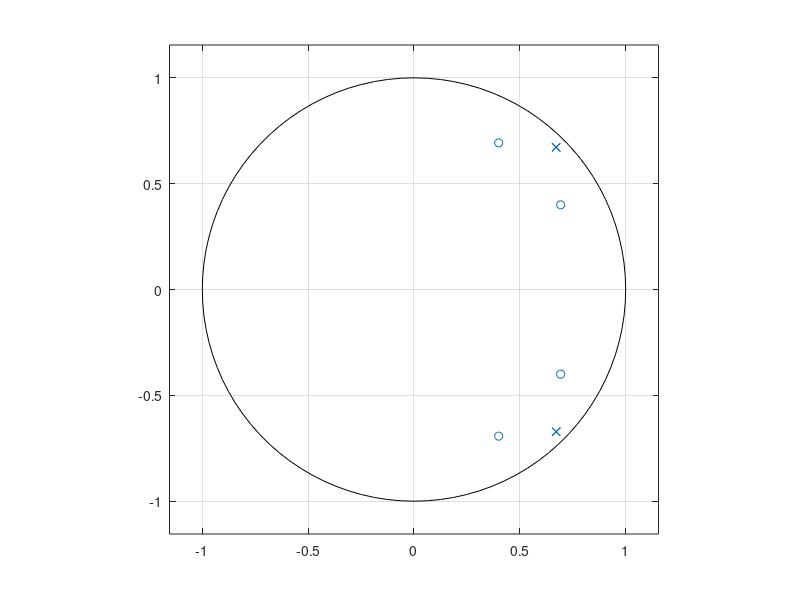
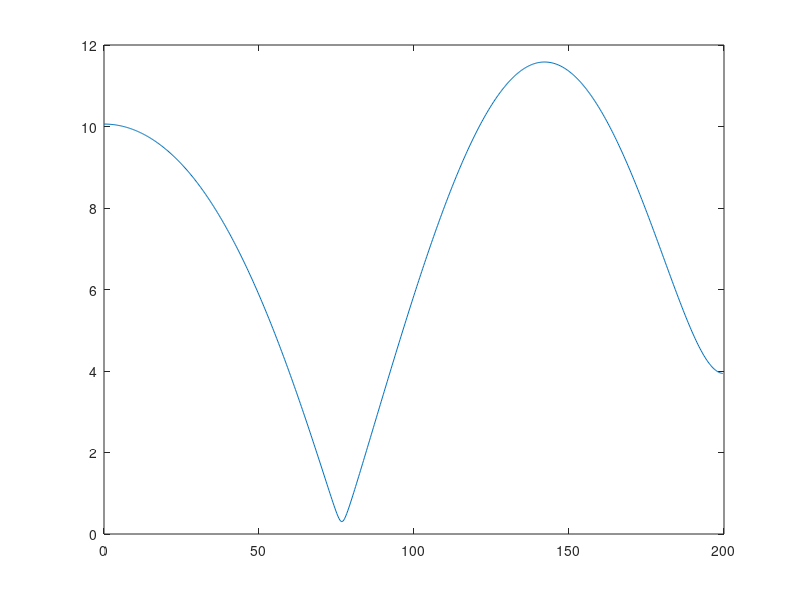
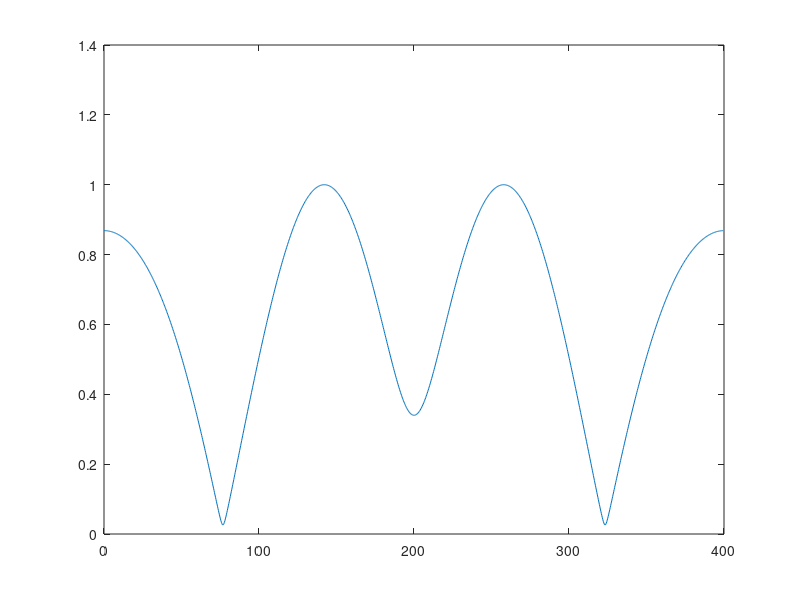
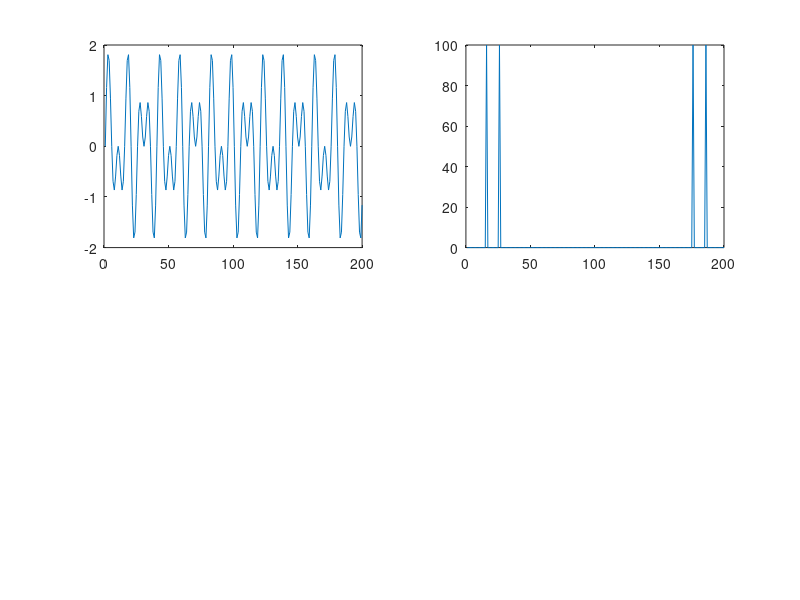

Here is the MATLAB script that generated these plots, in order: (Note: this script raises an error after producing the figures.)
%Los polos y los ceros son las raices de los polinomios A y B los cuales forman la fraccion que define al filtro

%Polos - A
%paso de cordenadas polares (los grados los paso a radianes) a cartesianas y armo cada una de las raices
r1= 0.95;
r2= 0.80;

x=r1*cos(45*pi/180);
y=r1*sin(45*pi/180);
ra1 = x + i*y;

x=r1*cos(45*pi/180);
y=r1*sin(45*pi/180);
ra2 = x + i*y;

x=r1*cos(-45*pi/180);
y=r1*sin(-45*pi/180);
ra3 = x + i*y;

x=r1*cos(-45*pi/180);
y=r1*sin(-45*pi/180);
ra4 = x + i*y;

polos= [ra4 ra3 ra2 ra1];

%Ceros - B
x=r2*cos(30*pi/180);
y=r2*sin(30*pi/180);
rb1 = x + i*y;

x=r2*cos(-30*pi/180);
y=r2*sin(-30*pi/180);
rb2 = x + i*y;

x=r2*cos(60*pi/180);
y=r2*sin(60*pi/180);
rb3 = x + i*y;

x=r2*cos(-60*pi/180);
y=r2*sin(-60*pi/180);
rb4 = x + i*y;

ceros= [rb4 rb3 rb2 rb1];

%Armo los polinomios A y B a partir de las raices
A = real(poly(polos));
B = real(poly(ceros));

% a) Grafico el Diagrama de polos y ceros
figure(1,"name","Polos y Ceros");
zplane(B,A);


%Armo H(z)
%Hz = B(4)*z^3 + B(3)*z^2 + B(2)*z + B(1) / A(4)*z^3 + A(3)*z^2 + A(2)*z + A(1) 
% O armado con multiplicacion de monomios formados con las raices
%Hz = (z-rb1)*(z-rb2)*(z-rb3)*(z-rb4) / (z-ra1)*(z-ra2)*(z-ra3)*(z-ra4)

Fm = 200;
T = 1/Fm;
w = 0:T:pi-T;
z = exp(j*w);

Hz = B(4)*z.^-3 + B(3)*z.^-2 + B(2)*-z + B(1) / A(4)*z.^-3 + A(3)*z.^-2 + A(2)*-z + A(1); 

% b) Grafico la respuesta en frecuencia H(z)
figure(2,"name","Respuesta en frecuencia de 0 a PI sin normalizar");
plot(w*Fm/pi,abs(Hz));

% c) Normalizo la Amplitud aplicando la ganancia necesesaria calculada

g = max(abs(Hz));
%disp("Maxima amplitud de Hz"), disp(max(abs(Hz)));
%Si la amplitud del filtro es superior reduciria de lo contrario aumenta
%Multiplico H(z) por 1/g para normalizar

w = 0:T:2*pi-T;
z = exp(j*w);
Hzn = 1/g * (B(4)*z.^-3 + B(3)*z.^-2 + B(2)*-z + B(1) / A(4)*z.^-3 + A(3)*z.^-2 + A(2)*-z + A(1));
figure(3,"name","Respuesta de 0 a 2*PI Normalizada");
plot(w*Fm/pi,abs(Hzn));%--> w a hz -->divido por 2*pi y para desnormalizar multiplico por Fm/2 o sea multiplico por Fm/pi

% d) Cambiar los radios arriba y ver

% e) Genero las dos senoidales y las filtro
t = 0:T:1-T;
s1 = sin(2*pi*15*t);
s2 = sin(2*pi*25*t);

s = s1+s2;

figure(4,"name","Filtrado de una señal con el filtro normalizado - Fm = 200");
subplot(2,2,1);
plot(s);
subplot(2,2,2);
plot(abs(fft(s)));

%Filtro s con el filtro normalizado en el dominio frecuencial
%Para esto podria usar la funcion de convolucion que usa el dominio frecuencial (Es lo mismo que multiplicar en frecuencia) Con esto zafamos de los problemas de la convolucion discreta
sf = convolucion_f(s,real(ifft(Hzn)));
subplot(2,2,3);
plot(real(sf(1:Fm)));
subplot(2,2,4);
plot(abs(fft(sf)));

% f) Lo mismo pero con Fm = 125
Fm2 = 125;
T2 = 1/Fm2;
w2 = 0:T2:2*pi-T2;
z2 = exp(j*w2);
Hzn2 = 1/g * (B(4)*z2.^-3 + B(3)*z2.^-2 + B(2)*-z2 + B(1) / A(4)*z2.^-3 + A(3)*z2.^-2 + A(2)*-z2 + A(1));

t2 = 0:T2:1-T2;
s3 = sin(2*pi*15*t2);
s4 = sin(2*pi*25*t2);

s_2 = s3+s4;

figure(5,"name","Filtrado de una señal con el filtro normalizado - Fm = 125");
subplot(2,2,1);
plot(s_2);
subplot(2,2,2);
plot(abs(fft(s_2)));

%Filtro s con el filtro normalizado en el dominio frecuencial
sf_2 = convolucion_f(s_2,real(ifft(Hzn2)));
subplot(2,2,3);
plot(real(sf_2(1:Fm2)));
subplot(2,2,4);
plot(abs(fft(sf_2)));


